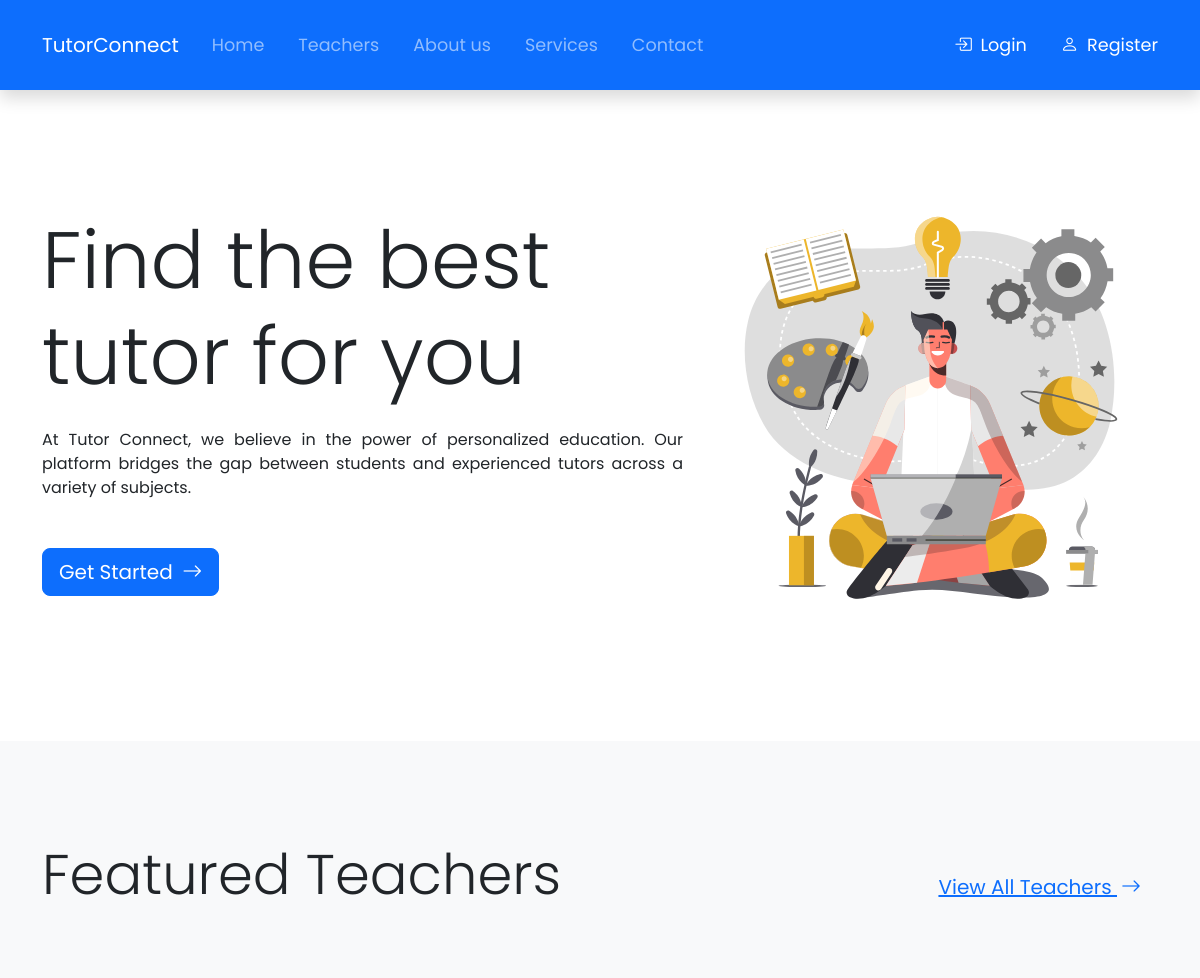
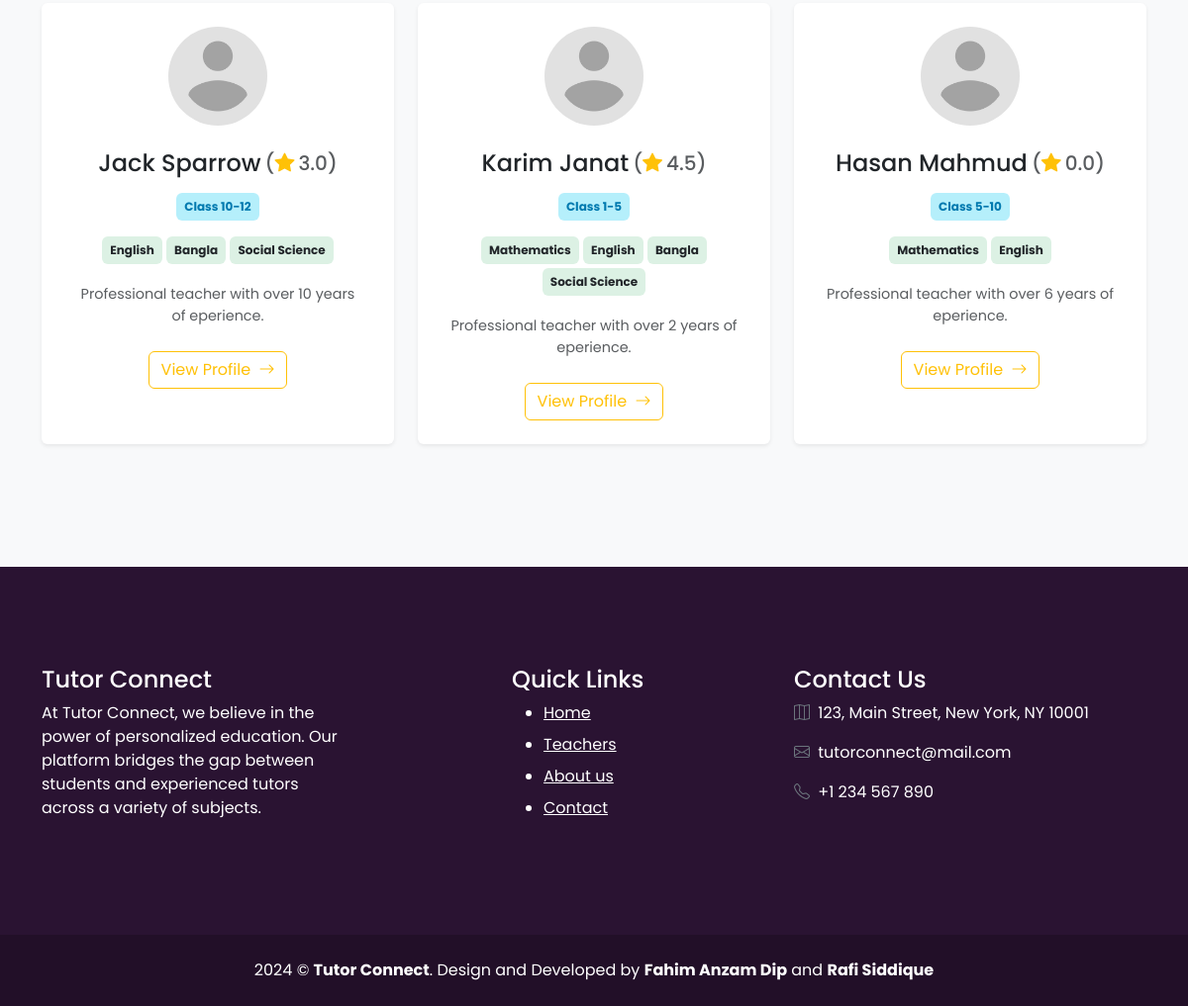
The page / on the database its author committed (2 pictures, top to bottom).
### tables this page shows
CREATE TABLE `settings` (
  `id` int NOT NULL,
  `site_name` varchar(255) DEFAULT NULL,
  `about_title` text,
  `about_content` text,
  `about_image` varchar(255) DEFAULT NULL,
  `contact_mobile` varchar(255) DEFAULT NULL,
  `contact_email` varchar(255) DEFAULT NULL,
  `contact_address` varchar(255) DEFAULT NULL,
  `hero_title` varchar(255) DEFAULT NULL,
  `hero_subtitle` text,
  `hero_image` varchar(255) DEFAULT NULL
);

CREATE TABLE `teachers` (
  `id` bigint NOT NULL,
  `user_id` bigint NOT NULL,
  `address` text,
  `image` varchar(255) DEFAULT NULL,
  `short_description` text,
  `description` longtext,
  `class` varchar(255) DEFAULT NULL,
  `featured` tinyint(1) NOT NULL DEFAULT '0',
  `approved` tinyint(1) NOT NULL DEFAULT '0'
);

CREATE TABLE `users` (
  `id` bigint NOT NULL,
  `name` varchar(255) NOT NULL,
  `username` varchar(255) NOT NULL,
  `email` varchar(255) NOT NULL,
  `mobile` varchar(255) DEFAULT NULL,
  `password` varchar(255) NOT NULL,
  `role` varchar(255) DEFAULT NULL,
  `avatar` varchar(255) DEFAULT NULL
);

CREATE TABLE `subjects` (
  `id` bigint NOT NULL,
  `subject_name` varchar(255) NOT NULL
);

### index.php (the view, shortened to what this page needs)
<?php include_once 'includes/header.php'; ?>
<?php
$query = "SELECT teachers.id AS teacher_id, teachers.*, users.* FROM teachers JOIN users ON teachers.user_id = users.id WHERE (featured = 1 AND approved = 1)";
$result = mysqli_query($connection, $query);
$teachers = mysqli_fetch_all($result, MYSQLI_ASSOC);
?>
<section class="hero section-padding">
    <div class="container">
        <div class="row align-items-center">
            <div class="col-lg-7">
                <h1 class="hero-title display-1 mb-4"><?= $settings['hero_title'] ?></h1>
                <p class="hero-text text-justify mb-5"><?= $settings['hero_subtitle'] ?></p>
                <a href="registration.php" class="btn btn-primary btn-lg mb-4">
                    Get Started
                    <i class="bi bi-arrow-right ms-1"></i>
                </a>
            </div>
            <div class="col-lg-5">
                <img src="uploads/<?= $settings['hero_image'] ?>" alt="Hero Image" class="img-fluid">
            </div>
        </div>
    </div>
</section>
<section class="teachers section-padding bg-light">
    <div class="container">
        <div class="row mb-5">
            <div class="col-md-12 d-flex justify-content-between align-items-center flex-wrap">
                <h2 class="section-title text-start mb-4 display-4">Featured Teachers</h2>
                <a href="teachers.php" class="btn btn-link btn-lg">
                    View All Teachers
                    <i class="bi bi-arrow-right ms-1"></i>
                </a>
            </div>
        </div>
        <div class="row">
            <?php foreach ($teachers as $teacher): ?>
                <div class="col-md-4 mb-4">
                    <div class="card border-0 shadow-sm h-100">
                        <div class="card-body py-4">
                            <div class="teacher-image d-flex justify-content-center mb-4">
                                <?php if ($teacher['image']): ?>
                                    <img style="width: 100px;height: 100px;" src="uploads/<?= $teacher['image'] ?>"
                                         alt="Teacher"
                                         class="img-fluid rounded-circle">
                                <?php else: ?>
                                    <img style="width: 100px;height: 100px;" src="images/person_placeholder.png"
                                         alt="Teacher"
                                         class="img-fluid rounded-circle">
                                <?php endif; ?>
                            </div>
                            <h4 class="teacher-name mb-3 text-center d-flex align-items-center justify-content-center flex-wrap">
                                <span class="me-1"><?= $teacher['name'] ?></span>
                                <?php
                                $teacher_id = $teacher['teacher_id'];
                                $query = "SELECT AVG(rating) AS rating FROM reviews WHERE teacher_id = $teacher_id";
                                $result = mysqli_query($connection, $query);
                                $rating = mysqli_fetch_assoc($result);
                                ?>
                                <span style="font-size: 20px;" class="text-muted">
                                    (<i class="bi bi-star-fill text-warning"></i><span class="ms-1"><?= isset($rating['rating']) ? number_format($rating['rating'], 1) : number_format(0, 1) ?></span>)
                                </span>
                            </h4>
                            <div class="teacher-class mb-3 text-center">
                                <span class="badge bg-info p-2"><?= $teacher['class'] ?></span>
                            </div>
                            <div class="teacher-skills mb-3 text-center">
                                <?php
                                $teacher_id = $teacher['teacher_id'];
                                $query = "SELECT subjects.subject_name FROM teacher_subjects JOIN subjects ON teacher_subjects.subject_id = subjects.id WHERE teacher_subjects.teacher_id = $teacher_id";
                                $result = mysqli_query($connection, $query);
                                $subjects = mysqli_fetch_all($result, MYSQLI_ASSOC);
                                ?>
                                <?php foreach ($subjects as $subject): ?>
                                    <span class="badge bg-light text-dark p-2 mb-1"><?= $subject['subject_name'] ?></span>
                                <?php endforeach; ?>
                            </div>
                            <div class="short-bio mb-4 text-center px-3">
                                <p class="text-muted">
                                    <?= $teacher['short_description'] ?>
                                </p>
                            </div>
                            <div class="d-flex justify-content-center">
                                <a href="teacher_detail.php?id=<?= $teacher['teacher_id'] ?>" class="btn btn-outline-warning">
                                    View Profile
                                    <i class="bi bi-arrow-right ms-1"></i>
                                </a>
                            </div>
                        </div>
                    </div>
                </div>
            <?php endforeach; ?>
        </div>
    </div>
</section>
<?php include_once 'includes/footer.php'; ?>

### css/style.css (style rules this page uses)
body { font-family: "Poppins", sans-serif; }
.section-padding { padding-top: 100px; padding-bottom: 100px; }
.text-justify { text-align: justify; }
.teacher-skills .badge { background-color: #dcf1e4 !important; color: #0c622e; font-size: 12px; }
.teacher-class .badge { background-color: rgba(13, 202, 240, 0.3) !important; color: #0079af; font-size: 12px; }
.short-bio { font-size: 0.9rem; }

### rows shown on the page
settings: hero_title "Find the best tutor for you", hero_subtitle "At Tutor Connect, we believe in the power of personalized education. Our platform bridges the gap between students and experienced tutors across a variety of subjects.", hero_image (picture)
teachers: image (placeholder picture), user.name "Jack Sparrow", rating "3.0", class "Class 10-12", short_description "Professional teacher with over 10 years of eperience."
subjects: subject_name "English"
subjects: subject_name "Bangla"
subjects: subject_name "Social Science"
teachers: user.name "Karim Janat", rating "4.5", class "Class 1-5", short_description "Professional teacher with over 2 years of eperience."
subjects: subject_name "Mathematics"
teachers: user.name "Hasan Mahmud", class "Class 5-10", short_description "Professional teacher with over 6 years of eperience."
